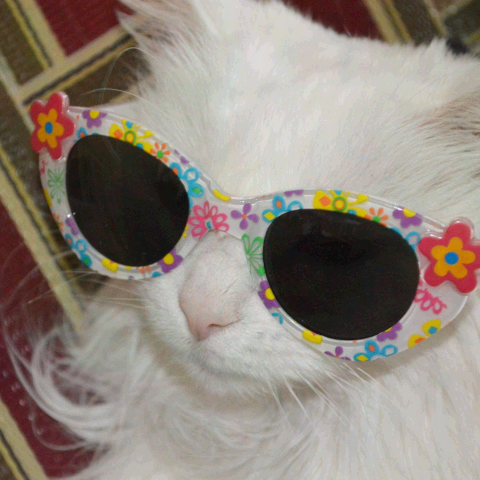
#> input picture sample_images/cat.png, 480 x 480 px
$ python image_read_text.py ../sample_images/cat.png
#> lines starting #> are read from the running program, lines starting #| are printed output that depends on the picture
### lsb/image/text/read.py
from PIL import Image
from lsb import extract
import numpy as np


def _bitstring_to_bytes(s):
    return int(s, 2).to_bytes((len(s) + 7) // 8, byteorder="big")


# Combine the LSBs to reconstruct the hidden message
def _get_message_from_bit_plane(img, bit_plane_red, bit_plane_green, bit_plane_blue):
    bits = []
    for i in range(img.height):
        for j in range(img.width):
            bits.append(bit_plane_red[i][j] & 1)
            bits.append(bit_plane_green[i][j] & 1)
            bits.append(bit_plane_blue[i][j] & 1)

    bytes_ = _bitstring_to_bytes("".join([str(i) for i in bits]))
    return bytes_.decode("utf-8", "ignore")


def read(input_image, start_bit, end_bit):
#> called with input_image = '../sample_images/cat.png', start_bit = 0, end_bit = 0
    img = Image.open(input_image)
#> img is the input picture: PIL image 480x480 RGB; mean R, G, B 144.4, 134.3, 124.7
    data = np.array(img)

    R, G, B = data[:, :, 0], data[:, :, 1], data[:, :, 2]
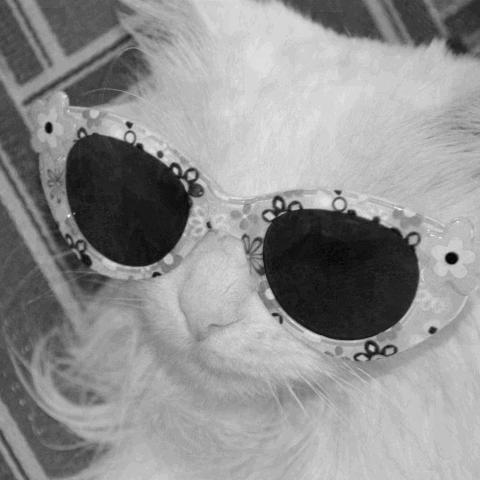
#> R: shape (480, 480); min 3, max 247, mean 144.4
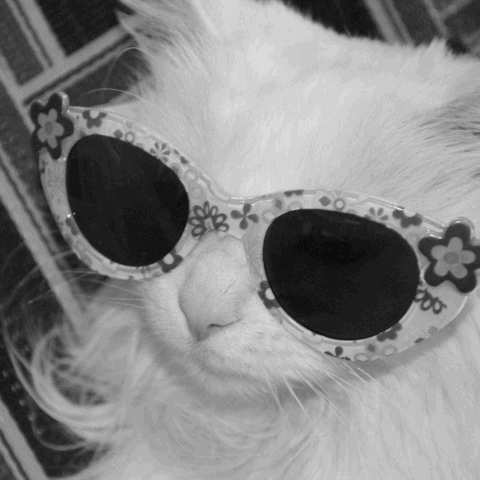
#> G: shape (480, 480); min 9, max 246, mean 134.3
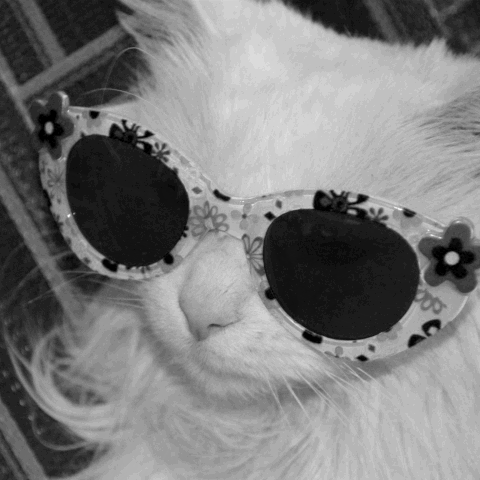
#> B: shape (480, 480); min 0, max 252, mean 124.7

    bit_planes_r = extract.get_bit_plane(R)
#> in get_bit_plane, `bit_planes = [channel & (1 << i) for i in range(8)]`: bit_planes = 8 items
#> bit_planes_r = 8 items
    bit_planes_g = extract.get_bit_plane(G)
#> bit_planes_g = 8 items
    bit_planes_b = extract.get_bit_plane(B)
#> bit_planes_b = 8 items

    message = ""
    for i in range(start_bit, end_bit + 1):
        message += _get_message_from_bit_plane(
            img,
            bit_planes_r[i],
            bit_planes_g[i],
            bit_planes_b[i],
        )
    return message

### lsb/extract.py
def get_bit_plane(channel):
    bit_planes = [channel & (1 << i) for i in range(8)]
    return bit_planes


# [4 lines left out: function access_bit, not called in this run]

### examples/image_read_text.py
import sys
import os

parent_dir = os.path.abspath(os.path.join(os.path.dirname(__file__), ".."))
sys.path.append(parent_dir)

from lsb import image
import argparse


parser = argparse.ArgumentParser(formatter_class=argparse.ArgumentDefaultsHelpFormatter)

parser.add_argument("src", help="Source location")
parser.add_argument(
    "--startbit", "-s", help="Start bit plane", default=0, required=False
)
parser.add_argument("--endbit", "-e", help="End bit plane", default=0, required=False)
args = parser.parse_args()
config = vars(args)

INPUT_IMAGE = config["src"]
START_BIT = int(config["startbit"])
END_BIT = int(config["endbit"])

text = image.text.read(INPUT_IMAGE, START_BIT, END_BIT)
print(text)
#> (printed output is left out)

$ run again, on sample_images/trees.png
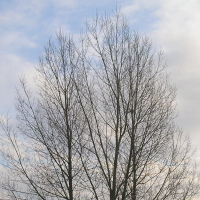
#> input picture sample_images/trees.png, 200 x 200 px
#> in read, img is the input picture: PIL image 200x200 RGB; mean R, G, B 168.9, 170.2, 175.3
#> in read, `R, G, B = data[:, :, 0], data[:, :, 1], data[:, :, 2]`:
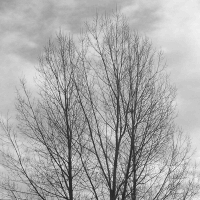
#> R: shape (200, 200); min 34, max 242, mean 168.9
#> in read, `R, G, B = data[:, :, 0], data[:, :, 1], data[:, :, 2]`:
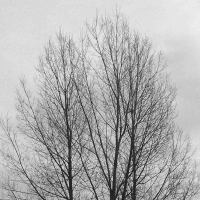
#> B: shape (200, 200); min 27, max 238, mean 175.3
#> bit_planes = 8 items
#| ԲC,-sYͰ=E{=믶e6gm%QEo=}K*A}0j*gxqUU\uId]g79xǷbm)m[lo9t.}y\#ά򉥕|y0Y$K$sY{c}6nm--ecWLwkuQ8q2YDIe},˿߮y>>;m6_e[},*811!Ts&<sxx<<$,Y,gm|9u}8*@8
#| ha|:~2Y,Y,4YeYgMvzo]yw|g"0#G|c8ίWX]ueeK$%lmkn_=Ǿ_1pQ88@p8uUqqxr]$I˺IdY`Mm[mۭ\~0Bp#U\qUT8UU⪾U?kR,K%K$H%qts4m6om>:*1UQW89W8~99xxY$$pI%$N<]Mmm>@Jª8T**p1~0}<]TeIddA[iU-iM6ۺ(D
#| PDG8U\Gw;=UUPp}1uY$y%PY,K$mym6m @G}u8s~FbW>k<usXdY%]M4mim<8(B
#| P80:㪮U7^wudY.},K]uviͷl[>G
#| !è:
